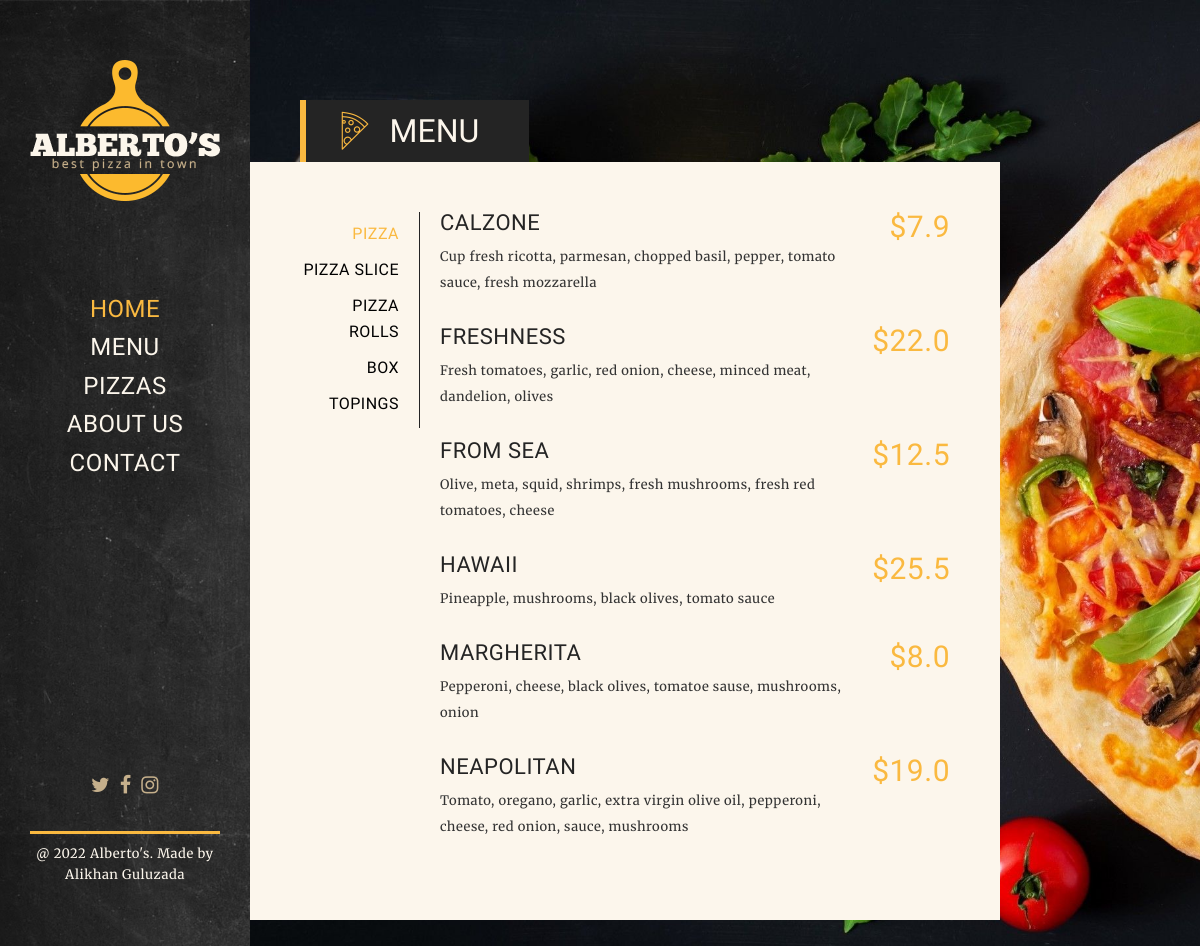
The app's page /menu/ with its own data.
### products/models.py (models this page shows, shortened)
class Pizza(models.Model):
    title = models.CharField(max_length=150, verbose_name='Title')
    content = models.TextField(verbose_name='description')
    price = models.DecimalField(max_digits=5, decimal_places=1, verbose_name='Price')
    photo = models.ImageField(upload_to='photos/%Y/%m/%d', verbose_name='Photo', blank=True)
    available = models.BooleanField(default=True, verbose_name='Available')
    class Meta:
        ordering = ['title']
        verbose_name = 'Pizza'
        verbose_name_plural = 'Pizzas'

### products/views.py (the view)
# urls.py: path('menu/', menu, name='menu'),
def menu(request):
    pizzas = Pizza.objects.filter(available=True)
    slices = PizzaSlice.objects.filter(available=True)
    rolls = PizzaRoll.objects.filter(available=True)
    boxes = Box.objects.filter(available=True)
    topings = Toping.objects.filter(available=True)
    context = {
        'pizzas': pizzas,
        'slices': slices,
        'rolls': rolls,
        'boxes': boxes,
        'topings': topings,
    }
    return render(request, 'products/menu.html', context=context)

### products/templates/products/menu.html (shortened to what this page needs)
{% extends 'base.html' %}
{% load static %}
{% block sidebar %}
{% include 'inc/_sidebar.html' %}
{% endblock %}
{% block content %}
<div class="container-wrapper">
    <div id="container">
        <div class="page-title-wrapper">
            <div class="page-title-outher">
                <div class="page-title-inner">
                    <span class="page-title-icon flaticon-pizza-slice"></span>
                    <h1 class="page-title">Menu</h1>
                </div>
            </div>
        </div>
        <div class="page-wrapper">
            <div class="offer-menu-wrapper">
                <ul id="filters" class="single-offer-category-filter option-set" data-option-key="filter">
                    <li class="filter-cat"><a class="selected" href="#filter" data-option-value=".cat1">Pizza</a></li>
                    <li class="filter-cat"><a href="#filter" data-option-value=".cat2">Pizza Slice</a></li>
                    <li class="filter-cat"><a href="#filter" data-option-value=".cat3">Pizza Rolls</a></li>
                    <li class="filter-cat"><a href="#filter" data-option-value=".cat4">Box</a></li>
                    <li class="filter-cat"><a href="#filter" data-option-value=".cat5">Topings</a></li>
                </ul>
                <div class="offer-menu-items">
                    <div class="single-offer-category-item isotope-item cat1">
                        {% for pizza in pizzas %}
                        <div class="single-offer-item">
                            <div class="single-offer-details">
                                <div class="single-offer-title">{{ pizza.title }}</div>
                                <div class="single-offer-content">
                                    <p>{{ pizza.content }}</p>
                                </div>
                            </div>
                            <div class="single-offer-price">${{ pizza.price }}</div>
                        </div>
                        {% endfor %}
                    </div>
                </div>
            </div>
        </div>
    </div>
</div>
{% endblock %}

### templates/base.html (shortened to what this page needs)
<!DOCTYPE html>
<html lang="en-US">
{% load static %}
<head>
    <link rel='stylesheet' href='{% static "rs-slider/css/settings.css" %}' type='text/css' media='all' />
    <link rel='stylesheet' href='{% static "css/animsition.css" %}' type='text/css' media='all' />
    <link rel='stylesheet' href='{% static "css/font-awesome.css" %}' type='text/css' media='all' />
    <link rel='stylesheet' href='{% static "css/simple-line-icons.css" %}' type='text/css' media='all' />
    <link rel='stylesheet' href='{% static "css/pe-icon-7-stroke.css" %}' type='text/css' media='all' />
    <link rel='stylesheet' href='{% static "css/flaticon.css" %}' type='text/css' media='all' />
    <link rel='stylesheet' href='{% static "css/owl.carousel.css" %}' type='text/css' media='all' />
    <link rel='stylesheet' href='{% static "css/jquery.easy-pie-chart.css" %}' type='text/css' media='all' />
    <link rel='stylesheet' href='{% static "css/owl.transitions.css" %}' type='text/css' media='all' />
    <link rel='stylesheet' href='{% static "css/style.css" %}' type='text/css' media='all' />
    <link rel='stylesheet' href='{% static "css/media.css" %}' type='text/css' media='all' />
    <link rel='stylesheet' href='{% static "css/custom_script.css" %}' type='text/css' media='all' />
</head>
<body class="home page-template page-template-template-home page-template-template-home-php page page-id-7">
    <div class="animsition global-wrapper">
        {% block sidebar %} SIDEBAR {% endblock %}
        {% block content %} CONTENT {% endblock %}
</body>
</html>

### templates/inc/_sidebar.html (shortened to what this page needs)
{% load static %}
<div id="header" class="header-wrapper">
    <div class="logo">
        <a href="{% url 'home' %}" title="ALBERTOS - Pizza HTML Theme"><img class="logoImage"
                                                                            src="{% static 'images/logo.png' %}"
                                                                            alt="ALBERTOS - Pizza HTML Theme"/><img
                class="logoImageRetina" src="images/logo-retina.png" alt="ALBERTOS - Pizza HTML Theme"/></a>
    </div>
    <div class="menu-wrapper">
        <div class="main-menu">
            <div class="menu-main-nav-menu-container">
                <ul id="menu-main-nav-menu" class="sf-menu">
                    <li class="menu-item menu-item-home current-menu-item current_page_item"><a href="{% url 'home' %}">Home</a>
                    </li>
                    <li class="menu-item"><a href="{% url 'menu' %}">Menu</a></li>
                    <li class="menu-item"><a href="{% url 'pizzas' %}">Pizzas</a></li>
                    <li class="menu-item"><a href="{% url 'about' %}">About us</a></li>
                    <li class="menu-item"><a href="{% url 'contact' %}">Contact</a></li>
                </ul>
            </div>
        </div>
    </div>
    <div class="footer">
        <div class="footer-socials">
            <ul class="socials-sh">
                <li>
                    <a class="fa sh-socials-url fa-twitter" href="https://mobile.twitter.com/pizzamizza" title="Twitter"
                       target="_blank"></a>
                </li>
                <li>
                    <a class="fa sh-socials-url fa-facebook" href="https://www.facebook.com/pizzamizzastatistika"
                       title="Facebook" target="_blank"></a>
                </li>
                <li>
                    <a class="fa sh-socials-url fa-instagram" href="https://www.instagram.com/pizza_mizza/"
                       title="LinkedIn" target="_blank"></a>
                </li>
            </ul>
        </div>
        <div class="footer-content">
            @ 2022 Alberto's. Made by Alikhan Guluzada
        </div>
    </div>
</div>

### static/css/animsition.css (style rules this page uses)
.animsition, .animsition-overlay { position: relative; opacity: 0; -webkit-animation-fill-mode: both; -o-animation-fill-mode: both; animation-fill-mode: both; }

### records on screen
Pizza: title "CALZONE", content "Cup fresh ricotta, parmesan, chopped basil, pepper, tomato sauce, fresh mozzarella", price "7.9"
Pizza: title "FRESHNESS", content "Fresh tomatoes, garlic, red onion, cheese, minced meat, dandelion, olives", price "22.0"
Pizza: title "FROM SEA", content "Olive, meta, squid, shrimps, fresh mushrooms, fresh red tomatoes, cheese", price "12.5"
Pizza: title "HAWAII", content "Pineapple, mushrooms, black olives, tomato sauce", price "25.5"
Pizza: title "MARGHERITA", content "Pepperoni, cheese, black olives, tomatoe sause, mushrooms, onion", price "8.0"
Pizza: title "NEAPOLITAN", content "Tomato, oregano, garlic, extra virgin olive oil, pepperoni, cheese, red onion, sauce, mushrooms", price "19.0"
